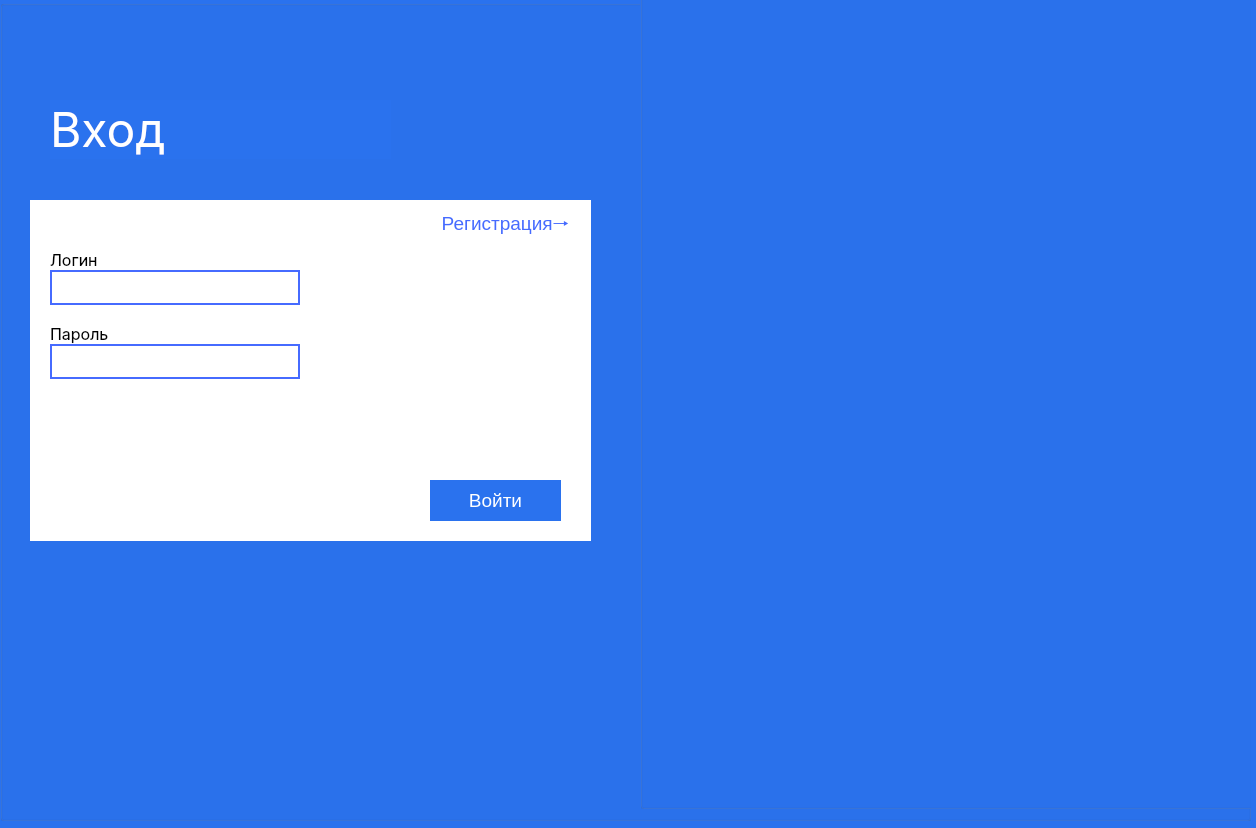
<?xml version="1.0" encoding="UTF-8"?>
<ui version="4.0">
 <class>MainWindow</class>
 <widget class="QMainWindow" name="MainWindow">
  <property name="geometry">
   <rect>
    <x>0</x>
    <y>0</y>
    <width>1256</width>
    <height>828</height>
   </rect>
  </property>
  <property name="windowTitle">
   <string>MainWindow</string>
  </property>
  <property name="styleSheet">
   <string notr="true">background-color: #2A72EE</string>
  </property>
  <widget class="QWidget" name="centralwidget">
   <widget class="QWidget" name="horizontalLayoutWidget">
    <property name="geometry">
     <rect>
      <x>0</x>
      <y>0</y>
      <width>1251</width>
      <height>821</height>
     </rect>
    </property>
    <layout class="QHBoxLayout" name="horizontalLayout">
     <item>
      <widget class="QGroupBox" name="groupBox">
       <property name="enabled">
        <bool>true</bool>
       </property>
       <property name="title">
        <string/>
       </property>
       <widget class="QLabel" name="label_title">
        <property name="geometry">
         <rect>
          <x>50</x>
          <y>100</y>
          <width>341</width>
          <height>59</height>
         </rect>
        </property>
        <property name="styleSheet">
         <string notr="true">font-family: Inter;
font-size: 48px;
color: #fff</string>
        </property>
        <property name="text">
         <string>Вход</string>
        </property>
       </widget>
       <widget class="QGroupBox" name="groupBox_2">
        <property name="geometry">
         <rect>
          <x>640</x>
          <y>-10</y>
          <width>621</width>
          <height>819</height>
         </rect>
        </property>
        <property name="title">
         <string/>
        </property>
       </widget>
       <widget class="QGroupBox" name="reg_box">
        <property name="geometry">
         <rect>
          <x>30</x>
          <y>200</y>
          <width>561</width>
          <height>341</height>
         </rect>
        </property>
        <property name="styleSheet">
         <string notr="true">background-color: #fff;
border:none;</string>
        </property>
        <property name="title">
         <string/>
        </property>
        <widget class="QWidget" name="verticalLayoutWidget">
         <property name="geometry">
          <rect>
           <x>20</x>
           <y>50</y>
           <width>261</width>
           <height>211</height>
          </rect>
         </property>
         <layout class="QVBoxLayout" name="verticalLayout">
          <item>
           <widget class="QGroupBox" name="groupBox_4">
            <property name="styleSheet">
             <string notr="true">border:none;</string>
            </property>
            <property name="title">
             <string/>
            </property>
            <widget class="QLabel" name="label_2">
             <property name="geometry">
              <rect>
               <x>0</x>
               <y>0</y>
               <width>48</width>
               <height>20</height>
              </rect>
             </property>
             <property name="font">
              <font>
               <family>Inter</family>
               <pointsize>12</pointsize>
              </font>
             </property>
             <property name="styleSheet">
              <string notr="true">color: #000</string>
             </property>
             <property name="text">
              <string>Логин</string>
             </property>
            </widget>
            <widget class="QLineEdit" name="user_login_reg">
             <property name="geometry">
              <rect>
               <x>0</x>
               <y>20</y>
               <width>250</width>
               <height>35</height>
              </rect>
             </property>
             <property name="styleSheet">
              <string notr="true">background-color:white;
border: 2px solid #466BFF;
border-radius: 0px;
color: #000;</string>
             </property>
             <property name="text">
              <string/>
             </property>
            </widget>
           </widget>
          </item>
          <item>
           <widget class="QGroupBox" name="groupBox_8">
            <property name="styleSheet">
             <string notr="true">border:none;</string>
            </property>
            <property name="title">
             <string/>
            </property>
            <widget class="QLabel" name="label_5">
             <property name="geometry">
              <rect>
               <x>0</x>
               <y>0</y>
               <width>59</width>
               <height>20</height>
              </rect>
             </property>
             <property name="font">
              <font>
               <family>Inter</family>
               <pointsize>12</pointsize>
              </font>
             </property>
             <property name="styleSheet">
              <string notr="true">color: #000</string>
             </property>
             <property name="text">
              <string>Пароль</string>
             </property>
            </widget>
            <widget class="QLineEdit" name="user_password_reg">
             <property name="geometry">
              <rect>
               <x>0</x>
               <y>20</y>
               <width>250</width>
               <height>35</height>
              </rect>
             </property>
             <property name="styleSheet">
              <string notr="true">background-color:white;
border: 2px solid #466BFF;
border-radius: 0px;
color: #000;</string>
             </property>
             <property name="text">
              <string/>
             </property>
            </widget>
           </widget>
          </item>
          <item>
           <widget class="QGroupBox" name="groupBox_5">
            <property name="styleSheet">
             <string notr="true">border:none;</string>
            </property>
            <property name="title">
             <string/>
            </property>
            <widget class="QLabel" name="label">
             <property name="geometry">
              <rect>
               <x>0</x>
               <y>0</y>
               <width>144</width>
               <height>20</height>
              </rect>
             </property>
             <property name="font">
              <font>
               <family>Inter</family>
               <pointsize>12</pointsize>
              </font>
             </property>
             <property name="styleSheet">
              <string notr="true">color: #000</string>
             </property>
             <property name="text">
              <string>Повторите пароль</string>
             </property>
            </widget>
            <widget class="QLineEdit" name="user_passwordrep_reg">
             <property name="geometry">
              <rect>
               <x>0</x>
               <y>20</y>
               <width>250</width>
               <height>35</height>
              </rect>
             </property>
             <property name="styleSheet">
              <string notr="true">background-color:white;
border: 2px solid #466BFF;
border-radius: 0px;
color: #000;</string>
             </property>
             <property name="text">
              <string/>
             </property>
            </widget>
           </widget>
          </item>
         </layout>
        </widget>
        <widget class="QPushButton" name="btn_reg">
         <property name="geometry">
          <rect>
           <x>310</x>
           <y>280</y>
           <width>221</width>
           <height>41</height>
          </rect>
         </property>
         <property name="font">
          <font>
           <pointsize>14</pointsize>
          </font>
         </property>
         <property name="cursor">
          <cursorShape>PointingHandCursor</cursorShape>
         </property>
         <property name="styleSheet">
          <string notr="true">color: #fff;
background-color: #2A72EE;
border-radius:0px;
padding: 7px 14px;
</string>
         </property>
         <property name="text">
          <string>Зарегистрироваться</string>
         </property>
        </widget>
        <widget class="QPushButton" name="reg_swap_btn">
         <property name="geometry">
          <rect>
           <x>400</x>
           <y>10</y>
           <width>151</width>
           <height>31</height>
          </rect>
         </property>
         <property name="font">
          <font>
           <pointsize>14</pointsize>
          </font>
         </property>
         <property name="cursor">
          <cursorShape>PointingHandCursor</cursorShape>
         </property>
         <property name="styleSheet">
          <string notr="true">border: none;
background: none;
color: #466BFF;</string>
         </property>
         <property name="text">
          <string>Вход🠒</string>
         </property>
        </widget>
       </widget>
       <widget class="QGroupBox" name="login_box">
        <property name="enabled">
         <bool>true</bool>
        </property>
        <property name="geometry">
         <rect>
          <x>30</x>
          <y>200</y>
          <width>561</width>
          <height>341</height>
         </rect>
        </property>
        <property name="styleSheet">
         <string notr="true">background-color: #fff;
border:none;</string>
        </property>
        <property name="title">
         <string/>
        </property>
        <widget class="QWidget" name="verticalLayoutWidget_2">
         <property name="geometry">
          <rect>
           <x>20</x>
           <y>50</y>
           <width>261</width>
           <height>141</height>
          </rect>
         </property>
         <layout class="QVBoxLayout" name="verticalLayout_2">
          <item>
           <widget class="QGroupBox" name="groupBox_6">
            <property name="styleSheet">
             <string notr="true">border:none;</string>
            </property>
            <property name="title">
             <string/>
            </property>
            <widget class="QLabel" name="label_3">
             <property name="geometry">
              <rect>
               <x>0</x>
               <y>0</y>
               <width>59</width>
               <height>20</height>
              </rect>
             </property>
             <property name="font">
              <font>
               <family>Inter</family>
               <pointsize>12</pointsize>
              </font>
             </property>
             <property name="styleSheet">
              <string notr="true">color: #000</string>
             </property>
             <property name="text">
              <string>Логин</string>
             </property>
            </widget>
            <widget class="QLineEdit" name="user_login_log">
             <property name="geometry">
              <rect>
               <x>0</x>
               <y>20</y>
               <width>250</width>
               <height>35</height>
              </rect>
             </property>
             <property name="styleSheet">
              <string notr="true">background-color:white;
border: 2px solid #466BFF;
border-radius: 0px;
color: #000;</string>
             </property>
             <property name="text">
              <string/>
             </property>
            </widget>
           </widget>
          </item>
          <item>
           <widget class="QGroupBox" name="groupBox_7">
            <property name="styleSheet">
             <string notr="true">border:none;</string>
            </property>
            <property name="title">
             <string/>
            </property>
            <widget class="QLabel" name="label_4">
             <property name="geometry">
              <rect>
               <x>0</x>
               <y>0</y>
               <width>59</width>
               <height>20</height>
              </rect>
             </property>
             <property name="font">
              <font>
               <family>Inter</family>
               <pointsize>12</pointsize>
              </font>
             </property>
             <property name="styleSheet">
              <string notr="true">color: #000</string>
             </property>
             <property name="text">
              <string>Пароль</string>
             </property>
            </widget>
            <widget class="QLineEdit" name="user_password_log">
             <property name="geometry">
              <rect>
               <x>0</x>
               <y>20</y>
               <width>250</width>
               <height>35</height>
              </rect>
             </property>
             <property name="styleSheet">
              <string notr="true">background-color:white;
border: 2px solid #466BFF;
border-radius: 0px;
color: #000;</string>
             </property>
             <property name="text">
              <string/>
             </property>
            </widget>
           </widget>
          </item>
         </layout>
        </widget>
        <widget class="QPushButton" name="btn_log">
         <property name="geometry">
          <rect>
           <x>400</x>
           <y>280</y>
           <width>131</width>
           <height>41</height>
          </rect>
         </property>
         <property name="font">
          <font>
           <pointsize>14</pointsize>
          </font>
         </property>
         <property name="cursor">
          <cursorShape>PointingHandCursor</cursorShape>
         </property>
         <property name="styleSheet">
          <string notr="true">color: #fff;
background-color: #2A72EE;
border-radius:0px;
padding: 7px 14px;
</string>
         </property>
         <property name="text">
          <string>Войти</string>
         </property>
        </widget>
        <widget class="QPushButton" name="reg_swap_btn_2">
         <property name="geometry">
          <rect>
           <x>400</x>
           <y>10</y>
           <width>151</width>
           <height>31</height>
          </rect>
         </property>
         <property name="font">
          <font>
           <pointsize>14</pointsize>
          </font>
         </property>
         <property name="cursor">
          <cursorShape>PointingHandCursor</cursorShape>
         </property>
         <property name="styleSheet">
          <string notr="true">border: none;
background: none;
color: #466BFF;</string>
         </property>
         <property name="text">
          <string>Регистрация🠒</string>
         </property>
        </widget>
       </widget>
       <zorder>reg_box</zorder>
       <zorder>label_title</zorder>
       <zorder>groupBox_2</zorder>
       <zorder>login_box</zorder>
      </widget>
     </item>
    </layout>
   </widget>
  </widget>
 </widget>
 <resources/>
 <connections/>
</ui>
